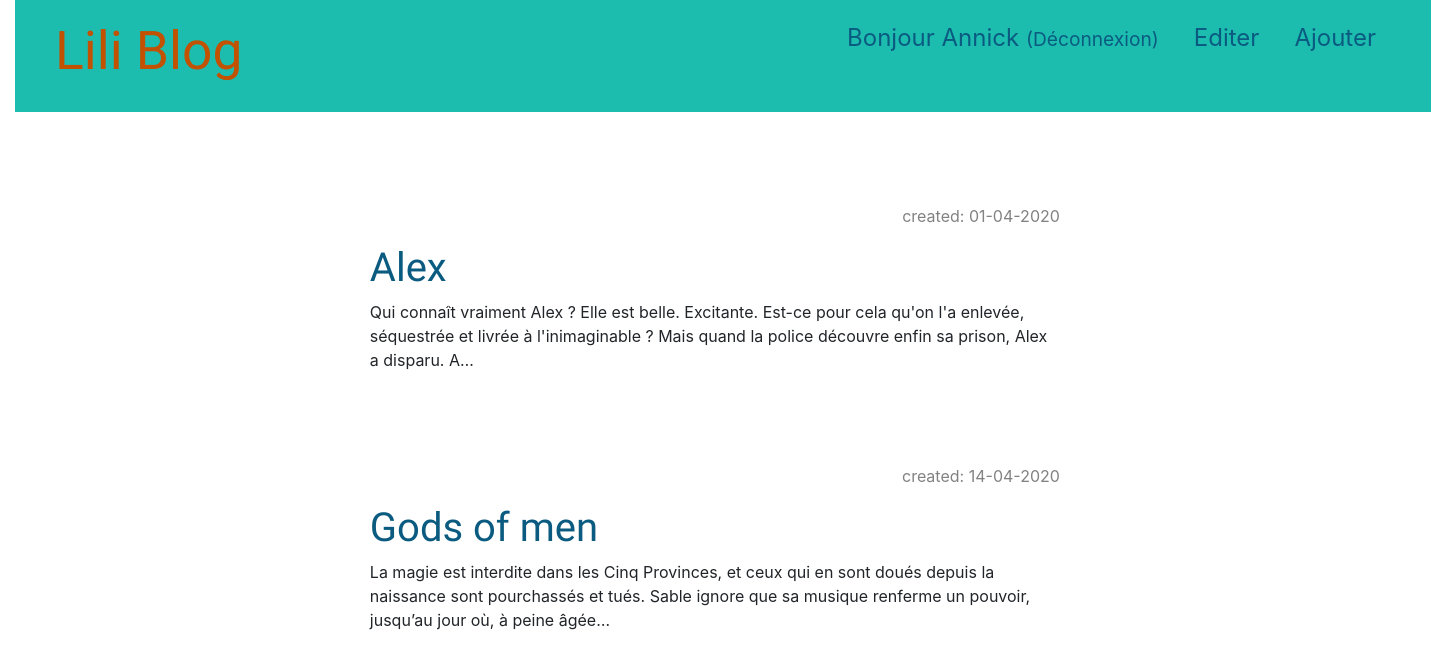
The page /drafts/ (signed in) on the database its author committed.
### blog/models.py (models this page shows, shortened)
class Post(models.Model):
    author = models.ForeignKey(settings.AUTH_USER_MODEL, on_delete=models.CASCADE)
    title = models.CharField(max_length=200)
    auteur = models.CharField(max_length=200, default=True)
    accroche = models.CharField(max_length=200, default=True)
    text = models.TextField()
    created_date = models.DateTimeField(default=timezone.now)
    published_date = models.DateTimeField(blank=True, null=True)
    image = models.ImageField(upload_to = 'images/')

### blog/views.py (the view)
# urls.py: path('drafts/', views.post_draft_list, name='post_draft_list'),
@login_required
def post_draft_list(request):
    posts = Post.objects.filter(published_date__isnull=True).order_by('created_date')
    return render(request, 'blog/post_draft_list.html', {'posts': posts})

### blog/templates/blog/post_draft_list.html
{% extends 'blog/base.html' %} {% load static %} {% block content %} {% for post in posts %}
<div class="post">
    <p class="date">created: {{ post.created_date|date:'d-m-Y' }}</p>
    <h1><a href="{% url 'post_detail' pk=post.pk %}">{{ post.title }}</a></h1>
    <p>{{ post.text|truncatechars:200 }}</p>
</div>
{% endfor %} {% endblock %}

### blog/templates/blog/base.html (shortened to what this page needs)
{% load static %}
<html>
<head>
    <link rel="stylesheet" href="https://maxcdn.bootstrapcdn.com/bootstrap/4.0.0/css/bootstrap.min.css">
    <link rel="stylesheet" href="{% static 'css/blog.css' %}">
</head>
<body>
    <div class="page-header">
        <a href="{% url 'post_new' %}" class="top-menu">Ajouter</a>{% if user.is_authenticated %}
        <a href="{% url 'post_draft_list' %}" class="top-menu">Editer</a>
        <p class="top-menu">Bonjour {{ user.username }} <small>(<a href="{% url 'logout' %}">Déconnexion</a>)</small></p>
        {% else %}
        <a href="{% url 'login' %}" class="top-menu">Connexion</a> {% endif %}
        <h1><a href="/">Lili Blog</a></h1>
    </div>
    <div class="content container">
        <div class="row">
            <div class="col-md-10">
                {% block content %} {% endblock %}
            </div>
        </div>
    </div>
</body>
</html>

### blog/static/css/blog.css (style rules this page uses)
h1 { color: #C25100; font-family: 'Lobster'; }
a { color: rgb(11, 91, 128); }
body { padding-left: 15px; padding-right: 15px; }
.page-header { background-color: rgb(28, 189, 175); margin-top: 0; padding: 20px 20px 20px 40px; }
.page-header h1, .page-header h1 a, .page-header h1 a:visited, .page-header h1 a:active { color: #C25100; font-size: 40pt; text-decoration: none; }
.content { margin-left: 24%; }
h1, h2, h3, h4 { font-family: 'Lobster', cursive; }
.date { color: rgb(11, 91, 128); text-align: end; }
.top-menu, .top-menu:hover, .top-menu:visited { color: #ffffff; float: right; font-size: 26pt; margin-right: 20px; }
.post { margin-bottom: 50px; width: 75%; margin-top: 10%; }
.date { color: #828282; }
.top-menu, .top-menu:hover, .top-menu:visited { color: rgb(11, 91, 128); float: right; font-size: 18pt; margin-right: 35px; }
.container { width: 100%; }

### rows shown on the page
Post: created_date "01-04-2020", title "Alex", text "Qui connaît vraiment Alex ? Elle est belle. Excitante. Est-ce pour cela qu'on l'a enlevée, séquestrée et livrée à l'inimaginable ? Mais quand la police découvre enfin sa prison, Alex a disparu. A…"
Post: created_date "14-04-2020", title "Gods of men", text "La magie est interdite dans les Cinq Provinces, et ceux qui en sont doués depuis la naissance sont pourchassés et tués. Sable ignore que sa musique renferme un pouvoir, jusqu’au jour où, à peine âgée…"

### other values the page prints
{{ user.username }} "Annick"
